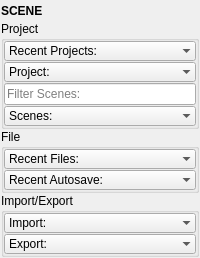
<?xml version="1.0" encoding="UTF-8"?>
<ui version="4.0">
 <class>QtUi</class>
 <widget class="QMainWindow" name="QtUi">
  <property name="enabled">
   <bool>true</bool>
  </property>
  <property name="geometry">
   <rect>
    <x>0</x>
    <y>0</y>
    <width>200</width>
    <height>254</height>
   </rect>
  </property>
  <property name="tabShape">
   <enum>QTabWidget::Triangular</enum>
  </property>
  <property name="dockNestingEnabled">
   <bool>true</bool>
  </property>
  <property name="dockOptions">
   <set>QMainWindow::AllowNestedDocks|QMainWindow::AllowTabbedDocks|QMainWindow::AnimatedDocks|QMainWindow::ForceTabbedDocks</set>
  </property>
  <widget class="QWidget" name="central_widget">
   <property name="minimumSize">
    <size>
     <width>200</width>
     <height>0</height>
    </size>
   </property>
   <layout class="QVBoxLayout" name="verticalLayout_2">
    <property name="leftMargin">
     <number>1</number>
    </property>
    <property name="topMargin">
     <number>1</number>
    </property>
    <property name="rightMargin">
     <number>1</number>
    </property>
    <property name="bottomMargin">
     <number>1</number>
    </property>
    <item>
     <layout class="QVBoxLayout" name="verticalLayout">
      <property name="spacing">
       <number>0</number>
      </property>
      <item>
       <widget class="Header" name="header">
        <property name="minimumSize">
         <size>
          <width>0</width>
          <height>20</height>
         </size>
        </property>
        <property name="font">
         <font>
          <weight>75</weight>
          <bold>true</bold>
         </font>
        </property>
        <property name="text">
         <string>SCENE</string>
        </property>
       </widget>
      </item>
      <item>
       <widget class="QGroupBox" name="Project">
        <property name="title">
         <string>Project</string>
        </property>
        <layout class="QVBoxLayout" name="verticalLayout_5">
         <property name="spacing">
          <number>1</number>
         </property>
         <property name="leftMargin">
          <number>0</number>
         </property>
         <property name="topMargin">
          <number>0</number>
         </property>
         <property name="rightMargin">
          <number>0</number>
         </property>
         <property name="bottomMargin">
          <number>0</number>
         </property>
         <item>
          <widget class="ComboBox" name="cmb001">
           <property name="minimumSize">
            <size>
             <width>0</width>
             <height>20</height>
            </size>
           </property>
           <property name="maximumSize">
            <size>
             <width>16777215</width>
             <height>20</height>
            </size>
           </property>
           <property name="toolTip">
            <string>Any recent workspaces will appear here.</string>
           </property>
           <property name="maxVisibleItems">
            <number>30</number>
           </property>
           <property name="sizeAdjustPolicy">
            <enum>QComboBox::AdjustToContentsOnFirstShow</enum>
           </property>
           <property name="frame">
            <bool>false</bool>
           </property>
           <item>
            <property name="text">
             <string>Recent Projects:</string>
            </property>
           </item>
          </widget>
         </item>
         <item>
          <widget class="ComboBox" name="cmb006">
           <property name="minimumSize">
            <size>
             <width>0</width>
             <height>20</height>
            </size>
           </property>
           <property name="maximumSize">
            <size>
             <width>16777215</width>
             <height>20</height>
            </size>
           </property>
           <property name="toolTip">
            <string>Open a workspace folder, or set a new workspace.</string>
           </property>
           <property name="maxVisibleItems">
            <number>40</number>
           </property>
           <property name="sizeAdjustPolicy">
            <enum>QComboBox::AdjustToContents</enum>
           </property>
           <property name="frame">
            <bool>false</bool>
           </property>
           <item>
            <property name="text">
             <string>Project:</string>
            </property>
           </item>
          </widget>
         </item>
         <item>
          <widget class="QLineEdit" name="txt000">
           <property name="toolTip">
            <string>&lt;html&gt;&lt;head/&gt;&lt;body&gt;&lt;p&gt;&lt;span style=&quot; font-weight:600;&quot;&gt;Filter the results of the 'Scenes' list.&lt;/span&gt;&lt;/p&gt;&lt;p&gt;    Each item can be a string or integer. Strings can include shell-style wildcards:&lt;/p&gt;&lt;p&gt;     - '*': Matches any sequence of characters (including none).&lt;/p&gt;&lt;p&gt;	startswith*&lt;br/&gt;	*endswith&lt;/p&gt;&lt;p&gt;	*contains*&lt;/p&gt;&lt;p&gt;     - '?': Matches any single character.&lt;/p&gt;&lt;p&gt;     - '[seq]': Matches any character in 'seq'.&lt;/p&gt;&lt;p&gt;     - '[!seq]': Matches any character not in 'seq'.&lt;/p&gt;&lt;/body&gt;&lt;/html&gt;</string>
           </property>
           <property name="placeholderText">
            <string>Filter Scenes:</string>
           </property>
          </widget>
         </item>
         <item>
          <widget class="ComboBox" name="cmb000">
           <property name="minimumSize">
            <size>
             <width>0</width>
             <height>20</height>
            </size>
           </property>
           <property name="maximumSize">
            <size>
             <width>16777215</width>
             <height>20</height>
            </size>
           </property>
           <property name="toolTip">
            <string>Open a scene file from the current workspace directory.</string>
           </property>
           <property name="maxVisibleItems">
            <number>40</number>
           </property>
           <property name="sizeAdjustPolicy">
            <enum>QComboBox::AdjustToContents</enum>
           </property>
           <property name="frame">
            <bool>false</bool>
           </property>
           <item>
            <property name="text">
             <string>Scenes:</string>
            </property>
           </item>
          </widget>
         </item>
        </layout>
       </widget>
      </item>
      <item>
       <widget class="QGroupBox" name="File">
        <property name="title">
         <string>File</string>
        </property>
        <layout class="QVBoxLayout" name="verticalLayout_3">
         <property name="spacing">
          <number>1</number>
         </property>
         <property name="leftMargin">
          <number>0</number>
         </property>
         <property name="topMargin">
          <number>0</number>
         </property>
         <property name="rightMargin">
          <number>0</number>
         </property>
         <property name="bottomMargin">
          <number>0</number>
         </property>
         <item>
          <widget class="ComboBox" name="cmb005">
           <property name="minimumSize">
            <size>
             <width>0</width>
             <height>20</height>
            </size>
           </property>
           <property name="maximumSize">
            <size>
             <width>16777215</width>
             <height>20</height>
            </size>
           </property>
           <property name="toolTip">
            <string>Any recent scenes will appear here.</string>
           </property>
           <property name="maxVisibleItems">
            <number>30</number>
           </property>
           <property name="sizeAdjustPolicy">
            <enum>QComboBox::AdjustToContentsOnFirstShow</enum>
           </property>
           <property name="frame">
            <bool>false</bool>
           </property>
           <item>
            <property name="text">
             <string>Recent Files:</string>
            </property>
           </item>
          </widget>
         </item>
         <item>
          <widget class="ComboBox" name="cmb002">
           <property name="minimumSize">
            <size>
             <width>0</width>
             <height>20</height>
            </size>
           </property>
           <property name="maximumSize">
            <size>
             <width>16777215</width>
             <height>20</height>
            </size>
           </property>
           <property name="toolTip">
            <string>Any recent autosaves will appear here.</string>
           </property>
           <property name="maxVisibleItems">
            <number>30</number>
           </property>
           <property name="sizeAdjustPolicy">
            <enum>QComboBox::AdjustToContentsOnFirstShow</enum>
           </property>
           <property name="frame">
            <bool>false</bool>
           </property>
           <item>
            <property name="text">
             <string>Recent Autosave:</string>
            </property>
           </item>
          </widget>
         </item>
        </layout>
       </widget>
      </item>
      <item>
       <widget class="QGroupBox" name="Import_Export">
        <property name="title">
         <string>Import/Export</string>
        </property>
        <layout class="QVBoxLayout" name="verticalLayout_4">
         <property name="spacing">
          <number>1</number>
         </property>
         <property name="leftMargin">
          <number>0</number>
         </property>
         <property name="topMargin">
          <number>0</number>
         </property>
         <property name="rightMargin">
          <number>0</number>
         </property>
         <property name="bottomMargin">
          <number>0</number>
         </property>
         <item>
          <widget class="ComboBox" name="cmb003">
           <property name="minimumSize">
            <size>
             <width>0</width>
             <height>20</height>
            </size>
           </property>
           <property name="maximumSize">
            <size>
             <width>16777215</width>
             <height>20</height>
            </size>
           </property>
           <property name="maxVisibleItems">
            <number>30</number>
           </property>
           <property name="sizeAdjustPolicy">
            <enum>QComboBox::AdjustToContentsOnFirstShow</enum>
           </property>
           <property name="frame">
            <bool>false</bool>
           </property>
           <item>
            <property name="text">
             <string>Import:</string>
            </property>
           </item>
          </widget>
         </item>
         <item>
          <widget class="ComboBox" name="cmb004">
           <property name="minimumSize">
            <size>
             <width>0</width>
             <height>20</height>
            </size>
           </property>
           <property name="maximumSize">
            <size>
             <width>16777215</width>
             <height>20</height>
            </size>
           </property>
           <property name="maxVisibleItems">
            <number>30</number>
           </property>
           <property name="sizeAdjustPolicy">
            <enum>QComboBox::AdjustToContentsOnFirstShow</enum>
           </property>
           <property name="frame">
            <bool>false</bool>
           </property>
           <item>
            <property name="text">
             <string>Export:</string>
            </property>
           </item>
          </widget>
         </item>
        </layout>
       </widget>
      </item>
      <item>
       <spacer name="verticalSpacer">
        <property name="orientation">
         <enum>Qt::Vertical</enum>
        </property>
        <property name="sizeHint" stdset="0">
         <size>
          <width>0</width>
          <height>10</height>
         </size>
        </property>
       </spacer>
      </item>
     </layout>
    </item>
   </layout>
  </widget>
 </widget>
 <customwidgets>
  <customwidget>
   <class>Header</class>
   <extends>QLabel</extends>
   <header>uitk.widgets.header.Header.h</header>
  </customwidget>
  <customwidget>
   <class>ComboBox</class>
   <extends>QComboBox</extends>
   <header>uitk.widgets.comboBox.ComboBox.h</header>
  </customwidget>
 </customwidgets>
 <resources/>
 <connections/>
 <designerdata>
  <property name="gridDeltaX">
   <number>5</number>
  </property>
  <property name="gridDeltaY">
   <number>5</number>
  </property>
  <property name="gridSnapX">
   <bool>true</bool>
  </property>
  <property name="gridSnapY">
   <bool>true</bool>
  </property>
  <property name="gridVisible">
   <bool>true</bool>
  </property>
 </designerdata>
</ui>
